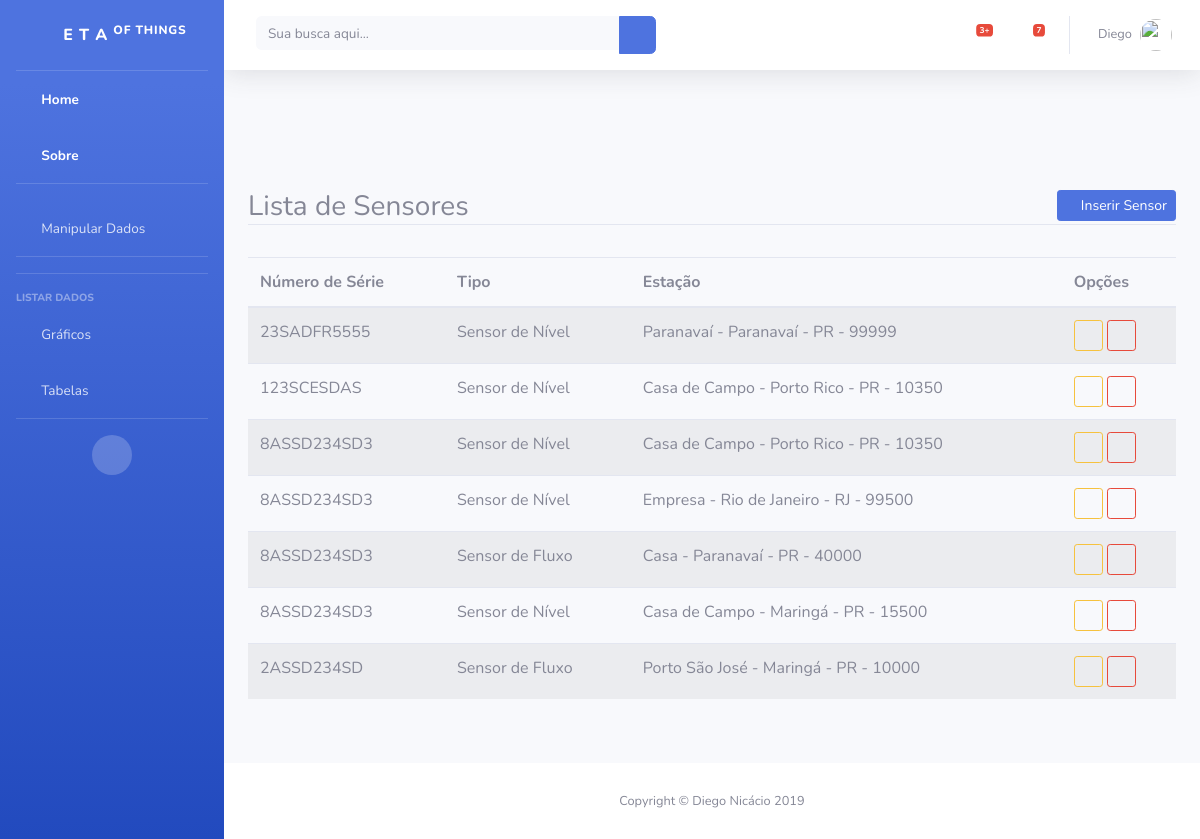
Page /listar/sensor/ (signed in) on the committed database.
### pessoa/models.py (models this page shows, shortened)
class Sensor(models.Model):
    idsensor = models.CharField(max_length=50, verbose_name="Número de série", help_text="Ex: 1XXEDKE23")
    tipo = models.CharField(max_length=50, help_text="Qual tipo de sensor")
    estacao = models.ForeignKey(Estacao, on_delete=models.PROTECT)
    usuario = models.ForeignKey(User, on_delete=models.PROTECT)

class Estacao(models.Model):
    local = models.CharField(max_length=50, verbose_name="Local da Estação", help_text="Ex: casa, empresa, casa de campo.")
    capacidade = models.IntegerField(default=0, null=True, help_text="Qual a capacidade do reservatório? Ex: 10.500 litros.")
    usuario = models.ForeignKey(User, on_delete=models.PROTECT)
    cidade = models.ForeignKey(Cidade, on_delete=models.PROTECT)
    tipo = models.ForeignKey(TipoEstacao, on_delete=models.PROTECT)
    def __str__(self):
        return "{} - {} - {}".format(self.local, self.cidade, self.capacidade)

class Cidade(models.Model):
    nome = models.CharField(max_length=50)
    estado = models.ForeignKey(Estado, on_delete=models.PROTECT)
    def __str__(self):
        return self.nome + " - " + self.estado.sigla

class Estado(models.Model):
    sigla = models.CharField(max_length=2)
    nome = models.CharField(max_length=50)

### pessoa/views.py (the view)
# urls.py: path('listar/sensor/', SensorList.as_view(), name="listar-sensor"),
class SensorList(GroupRequiredMixin, LoginRequiredMixin, ListView):
    group_required = u"Usuário"
    model = Sensor
    template_name = "listas/list_sensor.html"
    def get_queryset(self):
        self.object_list = Sensor.objects.filter(usuario=self.request.user)
        return self.object_list

### pessoa/templates/listas/list_sensor.html
{% extends 'base.html' %}
{% load static %}
{% block main %}
<div class="container py-5">
    <div class="row mt-5">
        <div class="col-lg">
            <h3 class="border-bottom">
                Lista de Sensores
                <a href="{% url 'cadastrar-sensor' %}" class="float-right btn btn-primary btn-sm">
                    <i class="fa fa-plus-circle" aria-hidden="true"></i>
                    Inserir Sensor
                </a>
            </h3>
        </div>
    </div>
    <div class="row">
        <div class="col-lg mt-4">
            <table class="table table-striped">
                <thead>
                    <tr>
                        <th>Número de Série</th>
                        <th>Tipo</th>
                        <th>Estação</th>
                        <th>Opções</th>
                    </tr>
                </thead>
                <tbody>
                    {% for obj in object_list %}
                    <tr>
                        <td>{{ obj.idsensor }}</td>
                        <td>{{ obj.tipo }}</td>
                        <td>{{ obj.estacao }}</td>
                        <td>
                            <a href="{% url 'editar-sensor' obj.pk %}" class="btn btn-outline-warning btn-sm">
                                <i class="fa fa-edit" aria-hidden="true"></i>
                            </a>
                            <a href="{% url 'excluir-sensor' obj.pk %}" class="btn btn-outline-danger btn-sm">
                                <i class="fa fa-trash" aria-hidden="true"></i>
                            </a>
                        </td>
                    </tr>
                    {% empty %}
                    <tr>
                        <td colspan="100%">Nenhum sensor cadastrada</td>
                    </tr>
                    {% endfor %}
                </tbody>
            </table>
        </div>
    </div>
</div>
{% endblock %}

### pessoa/templates/base.html (shortened to what this page needs)
{% load static %}
<!DOCTYPE html>
<html lang="en">
<head>
  <link href="{% static 'vendor/bootstrap/css/bootstrap.css' %}" rel="stylesheet">
  <link href="{% static 'vendor/fontawesome-free/css/all.min.css' %}" rel="stylesheet" type="text/css">
  <link href="{% static 'css/sb-admin-2.min.css' %}" rel="stylesheet">
</head>
<body id="page-top">
  <div id="wrapper">
    {% block menu %}
    <ul class="navbar-nav bg-gradient-primary sidebar sidebar-dark accordion" id="accordionSidebar">
      <a class="sidebar-brand d-flex align-items-center justify-content-center" href="{% url 'index' %}">
        <div class="sidebar-brand-icon rotate-n-15">
          <i class="fas fa-laugh-wink"></i>
        </div>
        <div class="sidebar-brand-text mx-3">E  T  A   <sup>Of Things</sup></div>
      </a>
      <hr class="sidebar-divider my-0">
      <li class="nav-item active">
        <a class="nav-link" href="{% url 'index' %}">
          <i class="fas fa-fw fa-tachometer-alt"></i>
          <span>Home</span></a>
        </li>
        <li class="nav-item active">
          <a class="nav-link" href="{% url 'sobre' %}">
            <i class="fas fa-fw fa-user-graduate"></i>
            <span>Sobre</span></a>
          </li>
          {% if request.user.is_authenticated %}
          <hr class="sidebar-divider">
          <li class="nav-item">
            <a class="nav-link collapsed" href="#" data-toggle="collapse" data-target="#collapseTwo" aria-expanded="true" aria-controls="collapseTwo">
              <i class="fas fa-fw fa-wrench"></i>
              <span>Manipular Dados</span>
            </a>
            <hr class="sidebar-divider">
          </li>
          <hr class="sidebar-divider">
          <div class="sidebar-heading">
            Listar Dados
          </div>
          <li class="nav-item">
            <a class="nav-link" href="#">
              <i class="fas fa-fw fa-chart-area"></i>
              <span>Gráficos</span></a>
            </li>
            <li class="nav-item">
              <a class="nav-link" href="#">
                <i class="fas fa-fw fa-table"></i>
                <span>Tabelas</span></a>
              </li>
             {% endif %}
              <hr class="sidebar-divider d-none d-md-block">
              <div class="text-center d-none d-md-inline">
                <button class="rounded-circle border-0" id="sidebarToggle"></button>
              </div>
            </ul>
            <div id="content-wrapper" class="d-flex flex-column">
              <div id="content">
                <nav class="navbar navbar-expand navbar-light bg-white topbar mb-4 static-top shadow">
                  <form class="d-none d-sm-inline-block form-inline mr-auto ml-md-3 my-2 my-md-0 mw-100 navbar-search">
                    <div class="input-group">
                      <input type="text" class="form-control bg-light border-0 small" placeholder="Sua busca aqui..." aria-label="Search" aria-describedby="basic-addon2">
                      <div class="input-group-append">
                        <button class="btn btn-primary" type="button">
                          <i class="fas fa-search fa-sm"></i>
                        </button>
                      </div>
                    </div>
                  </form>
                  <ul class="navbar-nav ml-auto">
                    {% if user.is_authenticated %}
                    <li class="nav-item dropdown no-arrow mx-1">
                      <a class="nav-link dropdown-toggle" href="#" id="alertsDropdown" role="button" data-toggle="dropdown" aria-haspopup="true" aria-expanded="false">
                        <i class="fas fa-bell fa-fw"></i>
                        <span class="badge badge-danger badge-counter">3+</span>
                      </a>
                    </li>
                    <li class="nav-item dropdown no-arrow mx-1">
                      <a class="nav-link dropdown-toggle" href="#" id="messagesDropdown" role="button" data-toggle="dropdown" aria-haspopup="true" aria-expanded="false">
                        <i class="fas fa-envelope fa-fw"></i>
                        <span class="badge badge-danger badge-counter">7</span>
                      </a>
                    </li>
                    <li class="nav-item dropdown no-arrow">
                      <a class="nav-link dropdown-toggle" href="#" id="userDropdown" role="button" data-toggle="dropdown" aria-haspopup="true" aria-expanded="false">
                        <span class="mr-2 d-none d-lg-inline text-gray-600 small">{{ request.user.first_name }}</span>
                        <img class="img-profile rounded-circle" src="https://image.flaticon.com/icons/png/512/21/21104.png">
                      </a>
                    </li>
                  </ul>
                  {% endif %}
                </nav>
                {% endblock %}
                {% block main %}{% endblock %}
                {% block rodape %}
                <footer class="sticky-footer bg-white">
                  <div class="container my-auto">
                    <div class="copyright text-center my-auto">
                      <span>Copyright &copy; Diego Nicácio 2019</span>
                    </div>
                  </div>
                </footer>
              </div>
            </div>
            {% endblock %}
          </body>
          </html>

### rows in the picture
Sensor: idsensor "23SADFR5555", tipo "Sensor de Nível", estacao "Paranavaí - Paranavaí - PR - 99999"
Sensor: idsensor "123SCESDAS", tipo "Sensor de Nível", estacao "Casa de Campo - Porto Rico - PR - 10350"
Sensor: idsensor "8ASSD234SD3", tipo "Sensor de Nível", estacao "Casa de Campo - Porto Rico - PR - 10350"
Sensor: idsensor "8ASSD234SD3", tipo "Sensor de Nível", estacao "Empresa - Rio de Janeiro - RJ - 99500"
Sensor: idsensor "8ASSD234SD3", tipo "Sensor de Fluxo", estacao "Casa - Paranavaí - PR - 40000"
Sensor: idsensor "8ASSD234SD3", tipo "Sensor de Nível", estacao "Casa de Campo - Maringá - PR - 15500"
Sensor: idsensor "2ASSD234SD", tipo "Sensor de Fluxo", estacao "Porto São José - Maringá - PR - 10000"

### other values in the picture
{{ request.user.first_name }} "Diego"
